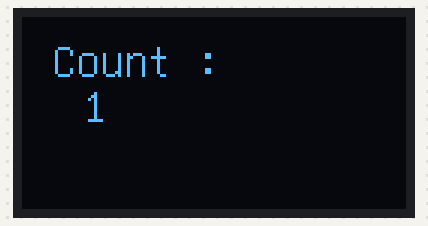
Bench run of a sketch on a simulated Arduino Uno, built with avr-gcc and run on an emulated ATmega328P. Shown: 128×64 one-colour display.

Above: at 1.1 s.
At 9.2 s:
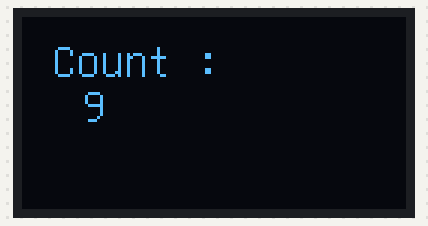
At 14.2 s:
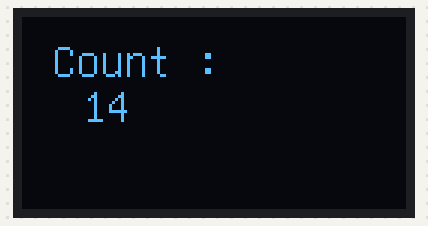
At 19.2 s:
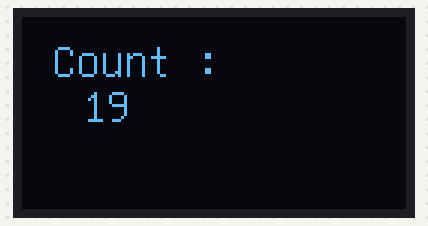
At 29.2 s:
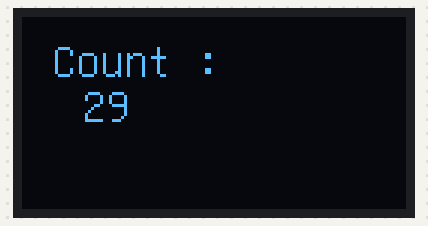
At 38.2 s:
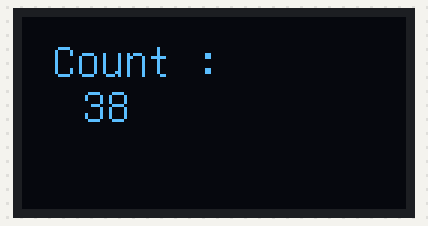

The sketch:

CH_04_02.ino
```cpp
#include "U8glib.h"

// OLED 디스플레이 연결
// SCK = 13, MOSI = 11, CS = 10, DC = 9
U8GLIB_SH1106_128X64 u8g(13, 11, 10, 9);

int count = 0;
unsigned long time_previous, time_current;

void draw(void){        // 그리기 명령어 집합
  u8g.setFont(u8g_font_unifont);    // 폰트 설정
  u8g.setPrintPos(10, 20);
  u8g.print("Count : ");
  u8g.setPrintPos(20, 35);    // 문자열 출력 시작 위치
  u8g.print(count);
}

void setup(void) {
  time_previous = millis();
}

void loop(void) {
  time_current = millis();
  // 1초에 한 번 카운트 값을 증가시키고 카운터 값이 변한 경우 디스플레이 갱신
  if(time_current - time_previous > 1000){
    time_previous = time_current;
    count++;

    // 그리기 루틴
    u8g.firstPage();        // 첫 번째 영역
    do{
      draw();
    }while(u8g.nextPage());   // 다음 영역
  }
}
```

Measured:
- what the display in image 0 shows lasts 1.0 s, from 1.1 s to 2.1 s
